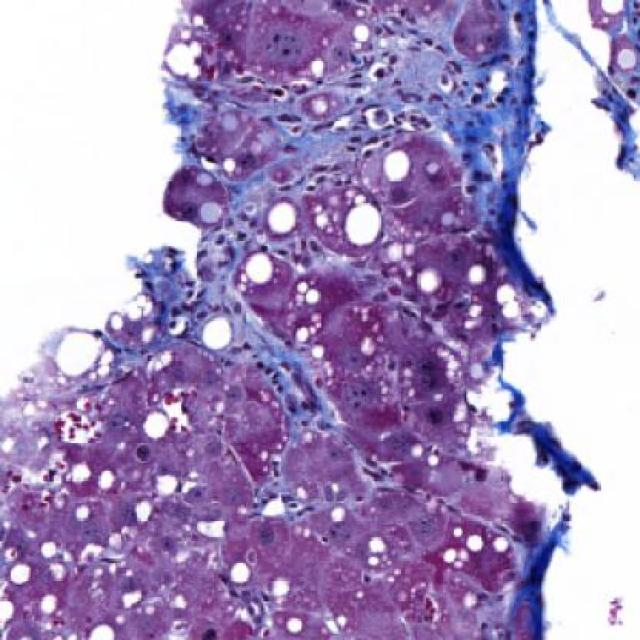
#> input picture data/20260204111923/test/images/15_242_208_22_14_jpg.rf.ed42578d9560659e6401097149c4eb08.jpg, 640 x 640 px; its folder holds only this picture in this run
$ python prepare_trainval_manual_review_package.py
#> lines starting #> are read from the running program, lines starting #| are printed output that depends on the picture
import argparse
import csv
import json
from datetime import datetime
from pathlib import Path

import cv2
import numpy as np
from tqdm import tqdm


IMAGE_SUFFIXES = {".jpg", ".jpeg", ".png", ".bmp", ".tif", ".tiff"}
MASK_SUFFIXES = {".npz", ".png", ".jpg", ".jpeg", ".bmp", ".tif", ".tiff"}

CLASS_NAMES = ["ballooning", "fibrosis", "inflammation", "steatosis"]
CLASS_NAMES_CN = ["气球样变", "纤维化", "炎症", "脂肪变"]

# BGR colors for OpenCV output.
CLASS_COLORS = [
    (0, 0, 255),      # class0 red
    (0, 180, 0),      # class1 green
    (255, 0, 0),      # class2 blue
    (0, 220, 255),    # class3 yellow
]


def parse_args():
    parser = argparse.ArgumentParser(
        description="Create manual-review panels and CSV sheets from image/mask datasets."
    )
    parser.add_argument(
        "--dataset-roots",
        nargs="+",
        default=["data/20260204111923", "data/385-liver.groupclean.v1"],
        help="Dataset roots containing split folders such as train/valid/test.",
    )
    parser.add_argument("--splits", nargs="+", default=["valid", "test"])
    parser.add_argument(
        "--priority-strategy",
        choices=["comprehensive", "class2"],
        default="comprehensive",
        help="Priority rule. comprehensive is recommended for dataset curation; class2 keeps the old inflammation-first behavior.",
    )
    parser.add_argument(
        "--output-dir",
        default=None,
        help="Output directory. Default: runsTemp/trainval_manual_review_package_YYYYMMDD",
    )
    parser.add_argument("--panel-width", type=int, default=512, help="Width of each panel column.")
    parser.add_argument("--jpeg-quality", type=int, default=92)
    return parser.parse_args()


def image_files(path):
    if not path.exists():
        return []
    return sorted(p for p in path.iterdir() if p.is_file() and p.suffix.lower() in IMAGE_SUFFIXES)


def mask_files(path):
    if not path.exists():
        return []
    return sorted(p for p in path.iterdir() if p.is_file() and p.suffix.lower() in MASK_SUFFIXES)


def find_mask(mask_dir, image_stem):
    for suffix in (".npz", ".png", ".jpg", ".jpeg", ".bmp", ".tif", ".tiff"):
        path = mask_dir / f"{image_stem}{suffix}"
        if path.exists():
            return path
    return None


def load_mask(mask_path):
    if mask_path is None:
        return None
    if mask_path.suffix.lower() == ".npz":
        data = np.load(mask_path)
        if "mask" in data:
            mask = data["mask"]
        else:
            first_key = list(data.keys())[0]
            mask = data[first_key]
    else:
        mask = cv2.imread(str(mask_path), cv2.IMREAD_UNCHANGED)
        if mask is None:
            return None

    if mask.ndim == 2:
        channels = np.zeros((mask.shape[0], mask.shape[1], len(CLASS_NAMES)), dtype=np.uint8)
        for class_id in range(len(CLASS_NAMES)):
            channels[:, :, class_id] = (mask == class_id + 1).astype(np.uint8) * 255
        return channels

    if mask.ndim == 3 and mask.shape[2] >= len(CLASS_NAMES):
        return mask[:, :, : len(CLASS_NAMES)]

    return None


def ensure_mask_shape(mask, image_shape):
    height, width = image_shape[:2]
    if mask is None:
        return np.zeros((height, width, len(CLASS_NAMES)), dtype=np.uint8)
    if mask.shape[:2] != (height, width):
        channels = []
        for class_id in range(mask.shape[2]):
            channels.append(cv2.resize(mask[:, :, class_id], (width, height), interpolation=cv2.INTER_NEAREST))
        mask = np.stack(channels, axis=-1)
    return (mask > 0).astype(np.uint8) * 255


def resize_to_width(image, width):
    height = max(1, int(round(image.shape[0] * width / image.shape[1])))
    return cv2.resize(image, (width, height), interpolation=cv2.INTER_AREA)


def make_color_mask(mask):
    color_mask = np.zeros((mask.shape[0], mask.shape[1], 3), dtype=np.uint8)
    for class_id, color in enumerate(CLASS_COLORS):
        class_pixels = mask[:, :, class_id] > 0
        color_mask[class_pixels] = color
    return color_mask


def make_overlay(image, mask):
    color_mask = make_color_mask(mask)
    overlay = image.copy()
    positive = np.any(mask > 0, axis=2)
    blended = cv2.addWeighted(image, 0.62, color_mask, 0.38, 0)
    overlay[positive] = blended[positive]

    for class_id, color in enumerate(CLASS_COLORS):
        binary = (mask[:, :, class_id] > 0).astype(np.uint8)
        contours, _ = cv2.findContours(binary, cv2.RETR_EXTERNAL, cv2.CHAIN_APPROX_SIMPLE)
        cv2.drawContours(overlay, contours, -1, color, 2)
    return overlay


def put_label(panel, text):
    bar = np.full((34, panel.shape[1], 3), 245, dtype=np.uint8)
    cv2.putText(bar, text, (10, 23), cv2.FONT_HERSHEY_SIMPLEX, 0.62, (20, 20, 20), 1, cv2.LINE_AA)
    return np.vstack([bar, panel])


def make_panel(image, mask, title, width):
    original = resize_to_width(image, width)
    overlay = resize_to_width(make_overlay(image, mask), width)
    color_mask = resize_to_width(make_color_mask(mask), width)

    max_height = max(original.shape[0], overlay.shape[0], color_mask.shape[0])
    panels = []
    for label, panel in (("Original", original), ("GT overlay", overlay), ("GT mask", color_mask)):
        if panel.shape[0] < max_height:
            pad = np.full((max_height - panel.shape[0], panel.shape[1], 3), 255, dtype=np.uint8)
            panel = np.vstack([panel, pad])
        panels.append(put_label(panel, label))

    gap = np.full((panels[0].shape[0], 8, 3), 255, dtype=np.uint8)
    body = np.hstack([panels[0], gap, panels[1], gap, panels[2]])
    header = np.full((42, body.shape[1], 3), 235, dtype=np.uint8)
    cv2.putText(header, title[:180], (12, 27), cv2.FONT_HERSHEY_SIMPLEX, 0.56, (20, 20, 20), 1, cv2.LINE_AA)
    return np.vstack([header, body])


def class_stats(mask):
    total = float(mask.shape[0] * mask.shape[1])
    pixels = [int(np.count_nonzero(mask[:, :, idx] > 0)) for idx in range(len(CLASS_NAMES))]
    ratios = [value / total for value in pixels]
    present = [CLASS_NAMES[idx] for idx, value in enumerate(pixels) if value > 0]
    present_cn = [CLASS_NAMES_CN[idx] for idx, value in enumerate(pixels) if value > 0]
    return pixels, ratios, present, present_cn


def component_stats(mask):
    total_components = 0
    small_components = 0
    max_components_per_class = 0
    largest_component_ratios = []

    for class_id in range(len(CLASS_NAMES)):
        binary = (mask[:, :, class_id] > 0).astype(np.uint8)
        if np.count_nonzero(binary) == 0:
            largest_component_ratios.append(0.0)
            continue

        num_labels, labels, stats, _ = cv2.connectedComponentsWithStats(binary, connectivity=8)
        class_components = max(0, num_labels - 1)
        total_components += class_components
        max_components_per_class = max(max_components_per_class, class_components)

        areas = stats[1:, cv2.CC_STAT_AREA] if num_labels > 1 else np.asarray([], dtype=np.int32)
        if len(areas) > 0:
            small_components += int(np.count_nonzero(areas < 32))
            largest_component_ratios.append(float(np.max(areas)) / float(np.sum(areas)))
        else:
            largest_component_ratios.append(0.0)

    return {
        "component_total": int(total_components),
        "small_component_count": int(small_components),
        "max_components_per_class": int(max_components_per_class),
        "largest_component_ratio_min": float(min(largest_component_ratios)) if largest_component_ratios else 0.0,
    }


# [13 lines left out: function priority_hint_class2, not called in this run]


def priority_hint_comprehensive(pixels, ratios, components, has_mask):
    score = 0
    reasons = []
    total_pixels = sum(pixels)
    total_ratio = sum(ratios)
    present_count = sum(1 for value in pixels if value > 0)

    if not has_mask:
        return "高", 100, "缺少mask文件"

    if total_pixels == 0:
        score += 45
        reasons.append("空mask/阴性样本，需确认是否确实无病变")

    if 0 < total_ratio < 0.003:
        score += 35
        reasons.append("总标注面积极小")
    elif total_ratio > 0.40:
        score += 30
        reasons.append("总标注面积过大，检查是否过标")

    tiny_classes = [CLASS_NAMES_CN[idx] for idx, ratio in enumerate(ratios) if 0 < ratio < 0.001]
    if tiny_classes:
        score += min(40, 18 * len(tiny_classes))
        reasons.append("类别标注面积很小: " + "/".join(tiny_classes))

    huge_classes = [CLASS_NAMES_CN[idx] for idx, ratio in enumerate(ratios) if ratio > 0.25]
    if huge_classes:
        score += 20
        reasons.append("单类面积偏大: " + "/".join(huge_classes))

    if present_count >= 3:
        score += 25
        reasons.append("三类及以上共存，优先检查类别混淆/漏标")
    elif present_count == 2:
        score += 12
        reasons.append("双类别共存，检查边界和类别")

    if components["component_total"] >= 20:
        score += 25
        reasons.append("连通区域很多，疑似碎片化标注")
    elif components["component_total"] >= 8:
        score += 15
        reasons.append("连通区域偏多")

    if components["small_component_count"] >= 8:
        score += 20
        reasons.append("小碎片标注较多")
    elif components["small_component_count"] >= 3:
        score += 10
        reasons.append("存在多个小碎片标注")

    if present_count > 0 and components["largest_component_ratio_min"] < 0.35:
        score += 10
        reasons.append("至少一个类别缺少主导区域，可能较碎")

    if score >= 55:
        priority = "高"
    elif score >= 25:
        priority = "中"
    else:
        priority = "低"

    if not reasons:
        reasons.append("面积、类别数量、连通区域均无明显异常")
    return priority, int(score), "；".join(reasons)


def write_csv(path, rows, fieldnames):
    path.parent.mkdir(parents=True, exist_ok=True)
    with open(path, "w", newline="", encoding="utf-8-sig") as f:
        writer = csv.DictWriter(f, fieldnames=fieldnames)
        writer.writeheader()
        writer.writerows(rows)


def process_dataset(dataset_root, splits, output_dir, panel_width, jpeg_quality, priority_strategy):
    dataset_root = Path(dataset_root)
    dataset_name = dataset_root.name
    all_rows = []
    unmatched_rows = []
    summary = {}

    for split in splits:
        images_dir = dataset_root / split / "images"
        masks_dir = dataset_root / split / "masks"
        images = image_files(images_dir)
        masks = mask_files(masks_dir)
        image_stems = {path.stem for path in images}
        mask_stems = {path.stem for path in masks}

        for stem in sorted(mask_stems - image_stems):
            unmatched_rows.append({
                "dataset": dataset_name,
                "split": split,
                "type": "mask_without_image",
                "stem": stem,
                "path": str((masks_dir / f"{stem}.npz").resolve()) if (masks_dir / f"{stem}.npz").exists() else "",
            })

        review_dir = output_dir / "review_images" / dataset_name / split
        review_dir.mkdir(parents=True, exist_ok=True)

        split_rows = []
        for order, image_path in enumerate(tqdm(images, desc=f"{dataset_name}/{split}"), start=1):
            mask_path = find_mask(masks_dir, image_path.stem)
            image = cv2.imread(str(image_path), cv2.IMREAD_COLOR)
            if image is None:
                unmatched_rows.append({
                    "dataset": dataset_name,
                    "split": split,
                    "type": "invalid_image",
                    "stem": image_path.stem,
                    "path": str(image_path.resolve()),
                })
                continue

            raw_mask = load_mask(mask_path)
            mask = ensure_mask_shape(raw_mask, image.shape)
            pixels, ratios, present, present_cn = class_stats(mask)
            components = component_stats(mask)
            if priority_strategy == "class2":
                priority, priority_score, priority_reason = priority_hint_class2(pixels, ratios, mask_path is not None)
            else:
                priority, priority_score, priority_reason = priority_hint_comprehensive(
                    pixels, ratios, components, mask_path is not None
                )

            panel_name = f"{order:05d}_{image_path.stem[:120]}.jpg"
            panel_path = review_dir / panel_name
            if not panel_path.exists():
                title = f"{dataset_name} | {split} | {order:05d} | classes: {','.join(present) if present else 'none'}"
                panel = make_panel(image, mask, title, panel_width)
                cv2.imwrite(str(panel_path), panel, [int(cv2.IMWRITE_JPEG_QUALITY), int(jpeg_quality)])

            row = {
                "review_id": f"{dataset_name}_{split}_{order:05d}",
                "dataset": dataset_name,
                "split": split,
                "order": order,
                "auto_priority": priority,
                "auto_priority_score": priority_score,
                "auto_priority_reason": priority_reason,
                "component_total": components["component_total"],
                "small_component_count": components["small_component_count"],
                "max_components_per_class": components["max_components_per_class"],
                "largest_component_ratio_min": f"{components['largest_component_ratio_min']:.6f}",
                "review_image": str(panel_path.relative_to(output_dir)).replace("\\", "/"),
                "image_file": str(image_path.resolve()),
                "mask_file": str(mask_path.resolve()) if mask_path else "",
                "image_stem": image_path.stem,
                "image_width": image.shape[1],
                "image_height": image.shape[0],
                "classes_present": "|".join(present),
                "classes_present_cn": "|".join(present_cn),
                "ballooning_pixels": pixels[0],
                "fibrosis_pixels": pixels[1],
                "inflammation_pixels": pixels[2],
                "steatosis_pixels": pixels[3],
                "ballooning_ratio": f"{ratios[0]:.8f}",
                "fibrosis_ratio": f"{ratios[1]:.8f}",
                "inflammation_ratio": f"{ratios[2]:.8f}",
                "steatosis_ratio": f"{ratios[3]:.8f}",
                "manual_priority": "",
                "label_confidence_1_to_5": "",
                "usable_for_train": "",
                "usable_for_valid": "",
                "needs_relabel": "",
                "suggest_exclude": "",
                "error_type": "",
                "reviewer": "",
                "notes": "",
            }
            split_rows.append(row)

        split_csv = output_dir / f"manual_review_sheet_{dataset_name}_{split}.csv"
        all_rows.extend(split_rows)
        summary[f"{dataset_name}/{split}"] = {
            "images": len(images),
            "masks": len(masks),
            "matched_review_rows": len(split_rows),
            "mask_without_image": len(mask_stems - image_stems),
            "image_without_mask": len(image_stems - mask_stems),
        }

        fieldnames = list(split_rows[0].keys()) if split_rows else []
        if fieldnames:
            write_csv(split_csv, split_rows, fieldnames)

    return all_rows, unmatched_rows, summary


def write_readme(output_dir, summary):
    readme = f"""# Valid/Test 人工审查包

生成时间：{datetime.now().strftime("%Y-%m-%d %H:%M:%S")}

## 目的

这个文件夹用于人工检查 `valid` 和 `test` 的 GT 标注质量，重点判断哪些切片适合作为较可信验证/测试集，哪些切片需要重标、降权或剔除。

本包采用“综合优先级”，不再把 class2/炎症作为唯一优先标准。排序综合考虑：

- 是否为 test/valid：test 更影响最终结论。
- 标注面积是否过小或过大。
- 是否多类别共存。
- 连通区域是否过多，是否存在很多小碎片。
- 是否为空 mask 或缺少 mask。
- 标注形态是否可能碎片化、不典型。

## 文件结构

```text
trainval_manual_review_package_*/
  review_images/
    20260204111923/
      train/
      valid/
    385-liver.groupclean.v1/
      train/
      valid/
  manual_review_sheet.csv
  manual_review_sheet_priority_first.csv
  manual_review_sheet_数据集_split.csv
  unmatched_files.csv
  summary.json
  README_manual_review.md
```

## 图片内容

每张审查图从左到右为：

```text
Original / GT overlay / GT mask
```

- `Original`：原始病理图。
- `GT overlay`：原图上叠加人工标注区域，边界会加粗，最适合判断标注是否合理。
- `GT mask`：纯色 mask，方便快速确认类别和面积。

颜色映射：

```text
class0 ballooning / 气球样变：红色
class1 fibrosis / 纤维化：绿色
class2 inflammation / 炎症：蓝色
class3 steatosis / 脂肪变：黄色
```

## 命名方式

审查图命名格式：

```text
00001_原始图片stem.jpg
```

CSV 中的 `review_id` 格式：

```text
数据集名_split_序号
```

例如：

```text
20260204111923_train_00001
385-liver.groupclean.v1_valid_00007
```

## CSV 填写建议

推荐主要填写这些列：

```text
manual_priority
label_confidence_1_to_5
usable_for_train
usable_for_valid
needs_relabel
suggest_exclude
error_type
reviewer
notes
```

字段含义：

- `manual_priority`：人工优先级，建议填 `高 / 中 / 低`。炎症、漏标明显、边界混乱、多类别混合的图优先级高。
- `label_confidence_1_to_5`：标注可信度。`5` 很可信，`3` 存疑但可参考，`1` 明显错误。
- `usable_for_train`：是否可进训练集，建议填 `是 / 否 / 存疑`。
- `usable_for_valid`：是否可进高可信验证集。验证集要求更高，只有标注清楚、类别典型的图建议填 `是`。
- `needs_relabel`：是否建议重标，填 `是 / 否`。
- `suggest_exclude`：是否建议剔除，填 `是 / 否`。
- `error_type`：可填 `漏标 / 过标 / 类别错误 / 边界粗糙 / 病变不典型 / 阴性样本 / 其他`。
- `notes`：自由备注。

## 审查优先级

脚本已经给出 `auto_priority` 和 `auto_priority_reason`，它只是机器提示，不等于最终结论。建议人工先看：

1. 优先打开 `manual_review_sheet_priority_first.csv`，它已经按 `test > valid > 综合风险分` 排序。
2. 先看 `auto_priority=高` 且 `auto_priority_score` 高的图。
3. test 集优先于 valid 集，因为 test 影响最终模型结论。
4. 多类别共存、标注面积极小/过大、空 mask、小碎片很多的图优先。
5. 炎症仍需要关注，但不再作为唯一优先级标准。

## 当前统计

```json
{json.dumps(summary, ensure_ascii=False, indent=2)}
```
"""
    (output_dir / "README_manual_review.md").write_text(readme, encoding="utf-8")


def main():
    args = parse_args()
    output_dir = Path(args.output_dir) if args.output_dir else Path("runsTemp") / f"trainval_manual_review_package_{datetime.now().strftime('%Y%m%d')}"
    output_dir.mkdir(parents=True, exist_ok=True)

    all_rows = []
    unmatched_rows = []
    summary = {}

    for dataset_root in args.dataset_roots:
        rows, unmatched, dataset_summary = process_dataset(
            dataset_root=dataset_root,
            splits=args.splits,
            output_dir=output_dir,
            panel_width=args.panel_width,
            jpeg_quality=args.jpeg_quality,
            priority_strategy=args.priority_strategy,
        )
#> in process_dataset, image is the input picture: shape (640, 640, 3); mean B, G, R 191, 148.4, 168.4
#> after the loop in component_stats, `for class_id in range(len(CLASS_NAMES)):`: largest_component_ratios = [0, 0, 0, 0]; small_components = 0
#> in process_dataset, `components = component_stats(mask)`: components = {'component_total': 0, 'small_component_count': 0, 'max_components_per_class': 0, 'largest_component_ratio_min': 0}
#> in process_dataset, `priority, priority_score, priority_reason = priority_hint_comprehensiv..`: priority = '中'; priority_score = 45; priority_reason = '空mask/阴性样本，需确认是否确实无病变'
#> in make_overlay, `blended = cv2.addWeighted(image, 0.62, color_mask, 0.38, 0)`:
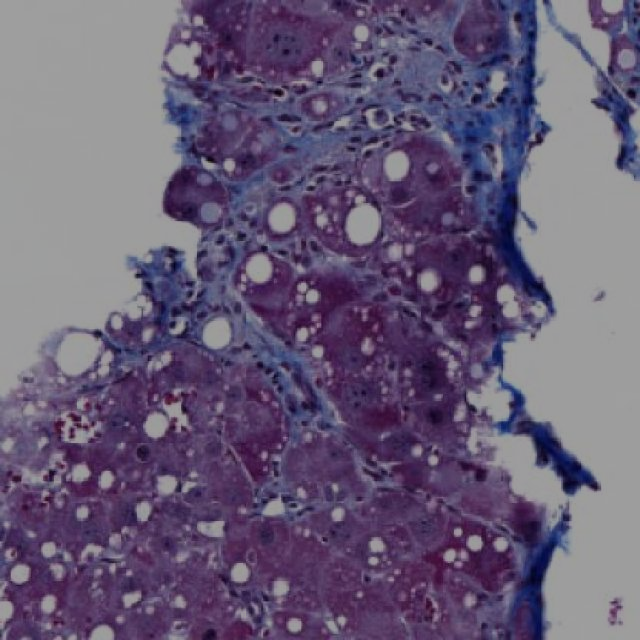
#> blended: shape (640, 640, 3); mean B, G, R 118.4, 92, 104.3
#> the loop in make_panel, `for label, panel in (("Original", original), ("GT overlay", overlay), ..` made 3 passes
#> label on passes 1 to 3: 'Original', 'GT overlay', 'GT mask'
#> after the loop in make_panel, `for label, panel in (("Original", original), ("GT overlay", overlay), ..`: panels = 3 items
#> in make_panel, `body = np.hstack([panels[0], gap, panels[1], gap, panels[2]])`:
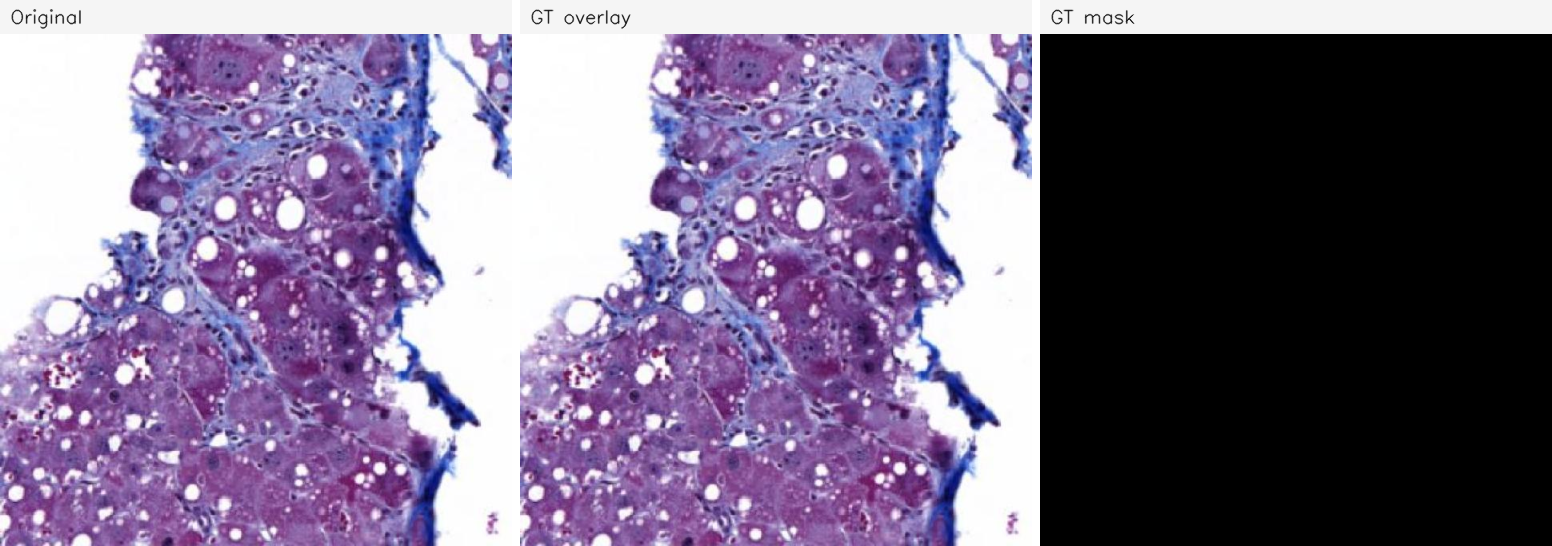
#> body: shape (546, 1552, 3); mean of channels 0, 1, 2 135.7, 109.4, 121.7; drawn as B, G, R
#> in process_dataset, `fieldnames = list(split_rows[0].keys()) if split_rows else []`: fieldnames = 36 items, first 6: 'review_id', 'dataset', 'split', 'order', 'auto_priority', 'auto_priority_score'
#> (the rest of the program and of its run is left out)
